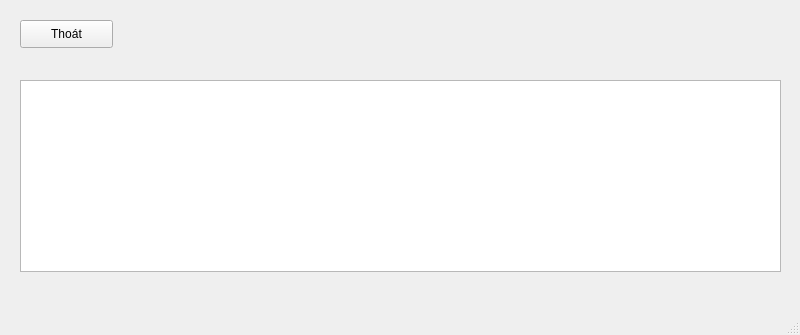
<?xml version="1.0" encoding="UTF-8"?>
<ui version="4.0">
 <class>MainWindow</class>
 <widget class="QMainWindow" name="MainWindow">
  <property name="geometry">
   <rect>
    <x>0</x>
    <y>0</y>
    <width>800</width>
    <height>335</height>
   </rect>
  </property>
  <property name="windowTitle">
   <string>MainWindow</string>
  </property>
  <widget class="QWidget" name="centralwidget">
   <widget class="QPushButton" name="btnthoatt">
    <property name="geometry">
     <rect>
      <x>20</x>
      <y>20</y>
      <width>93</width>
      <height>28</height>
     </rect>
    </property>
    <property name="text">
     <string>Thoát</string>
    </property>
   </widget>
   <widget class="QTableWidget" name="tbtknhanvien">
    <property name="geometry">
     <rect>
      <x>20</x>
      <y>80</y>
      <width>761</width>
      <height>192</height>
     </rect>
    </property>
   </widget>
  </widget>
  <widget class="QMenuBar" name="menubar">
   <property name="geometry">
    <rect>
     <x>0</x>
     <y>0</y>
     <width>800</width>
     <height>26</height>
    </rect>
   </property>
  </widget>
  <widget class="QStatusBar" name="statusbar"/>
 </widget>
 <resources/>
 <connections/>
</ui>
